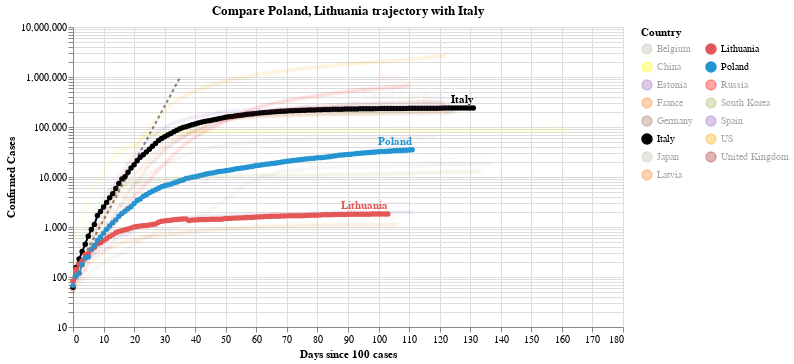

The notebook cell this image was saved under:
### Code cell
#hide_input
chart2 = make_since_chart(dff2, ['Poland', 'Lithuania'], baseline_countries)
chart2

### Figure 1 — Vega-Lite specification as saved in the notebook (floating-point values rounded to 4 significant figures; data arrays with more than 128 entries replaced by an {"elided": "..."} marker saying what was removed)
{"config": {"view": {"continuousWidth": 400, "continuousHeight": 300}}, "layer": [{"data": {"name": "data-628230001892d6798b50651be41d1b3e"}, "mark": {"type": "line", "color": "black", "opacity": 0.5, "strokeDash": [3, 3]}, "encoding": {"x": {"type": "quantitative", "field": "Days since 100 cases"}, "y": {"type": "quantitative", "field": "Confirmed Cases"}}}, {"data": {"name": "data-31f84a8b8677658f570d1df0920a2ccb"}, "mark": {"type": "line", "point": true}, "encoding": {"color": {"type": "nominal", "field": "Country", "legend": {"columns": 2}, "scale": {"domain": ["Belgium", "China", "Estonia", "France", "Germany", "Italy", "Japan", "Latvia", "Lithuania", "Poland", "Russia", "South Korea", "Spain", "US", "United Kingdom"], "range": ["#C1B7AD", "yellow", "#9467bd", "#F58518", "#9D755D", "black", "#C1B7AD", "#F58518", "#E45756", "#2495D3", "red", "#A1BA59", "#9467bd", "orange", "brown"]}}, "opacity": {"condition": {"value": 1, "selection": "selector004"}, "value": 0.05}, "tooltip": [{"type": "nominal", "field": "Country"}, {"type": "temporal", "field": "Date"}, {"type": "quantitative", "field": "Confirmed Cases"}, {"type": "quantitative", "field": "Days since 100 cases"}], "x": {"type": "quantitative", "field": "Days since 100 cases"}, "y": {"type": "quantitative", "field": "Confirmed Cases", "scale": {"type": "log"}}}, "selection": {"selector004": {"type": "multi", "fields": ["Country"], "bind": "legend", "init": [{"Country": "Poland"}, {"Country": "Lithuania"}, {"Country": "Italy"}]}}, "width": 550}, {"data": {"name": "data-31f84a8b8677658f570d1df0920a2ccb"}, "mark": {"type": "text", "align": "right", "dy": -8, "fontWeight": "bold"}, "encoding": {"color": {"type": "nominal", "field": "Country", "legend": {"columns": 2}, "scale": {"domain": ["Belgium", "China", "Estonia", "France", "Germany", "Italy", "Japan", "Latvia", "Lithuania", "Poland", "Russia", "South Korea", "Spain", "US", "United Kingdom"], "range": ["#C1B7AD", "yellow", "#9467bd", "#F58518", "#9D755D", "black", "#C1B7AD", "#F58518", "#E45756", "#2495D3", "red", "#A1BA59", "#9467bd", "orange", "brown"]}}, "opacity": {"condition": {"value": 1, "selection": "selector004"}, "value": 0.05}, "text": {"type": "nominal", "field": "Country"}, "tooltip": [{"type": "nominal", "field": "Country"}, {"type": "temporal", "field": "Date"}, {"type": "quantitative", "field": "Confirmed Cases"}, {"type": "quantitative", "field": "Days since 100 cases"}], "x": {"type": "quantitative", "field": "Days since 100 cases"}, "y": {"type": "quantitative", "field": "Confirmed Cases", "scale": {"type": "log"}}}, "transform": [{"filter": "(datum['Date'] >= 1593648000000)"}], "width": 550}], "title": "Compare Poland, Lithuania trajectory with Italy", "$schema": "https://vega.github.io/schema/vega-lite/v4.0.2.json", "datasets": {"data-628230001892d6798b50651be41d1b3e": [{"Days since 100 cases": 0, "Confirmed Cases": 100.0}, {"Days since 100 cases": 1, "Confirmed Cases": 130.0}, {"Days since 100 cases": 2, "Confirmed Cases": 169.0}, {"Days since 100 cases": 3, "Confirmed Cases": 219.7}, {"Days since 100 cases": 4, "Confirmed Cases": 285.6}, {"Days since 100 cases": 5, "Confirmed Cases": 371.3}, {"Days since 100 cases": 6, "Confirmed Cases": 482.7}, {"Days since 100 cases": 7, "Confirmed Cases": 627.5}, {"Days since 100 cases": 8, "Confirmed Cases": 815.7}, {"Days since 100 cases": 9, "Confirmed Cases": 1060.0}, {"Days since 100 cases": 10, "Confirmed Cases": 1379.0}, {"Days since 100 cases": 11, "Confirmed Cases": 1792.0}, {"Days since 100 cases": 12, "Confirmed Cases": 2330.0}, {"Days since 100 cases": 13, "Confirmed Cases": 3029.0}, {"Days since 100 cases": 14, "Confirmed Cases": 3937.0}, {"Days since 100 cases": 15, "Confirmed Cases": 5119.0}, {"Days since 100 cases": 16, "Confirmed Cases": 6654.0}, {"Days since 100 cases": 17, "Confirmed Cases": 8650.0}, {"Days since 100 cases": 18, "Confirmed Cases": 11250.0}, {"Days since 100 cases": 19, "Confirmed Cases": 14620.0}, {"Days since 100 cases": 20, "Confirmed Cases": 19000.0}, {"Days since 100 cases": 21, "Confirmed Cases": 24710.0}, {"Days since 100 cases": 22, "Confirmed Cases": 32120.0}, {"Days since 100 cases": 23, "Confirmed Cases": 41750.0}, {"Days since 100 cases": 24, "Confirmed Cases": 54280.0}, {"Days since 100 cases": 25, "Confirmed Cases": 70560.0}, {"Days since 100 cases": 26, "Confirmed Cases": 91730.0}, {"Days since 100 cases": 27, "Confirmed Cases": 119300.0}, {"Days since 100 cases": 28, "Confirmed Cases": 155000.0}, {"Days since 100 cases": 29, "Confirmed Cases": 201500.0}, {"Days since 100 cases": 30, "Confirmed Cases": 262000.0}, {"Days since 100 cases": 31, "Confirmed Cases": 340600.0}, {"Days since 100 cases": 32, "Confirmed Cases": 442800.0}, {"Days since 100 cases": 33, "Confirmed Cases": 575600.0}, {"Days since 100 cases": 34, "Confirmed Cases": 748300.0}, {"Days since 100 cases": 35, "Confirmed Cases": 972800.0}], "data-31f84a8b8677658f570d1df0920a2ccb": {"elided": "1853 records"}}}
